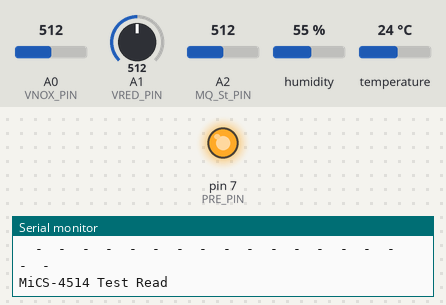
The sketch below on a simulated Arduino Uno, built with avr-gcc and run on an emulated ATmega328P. Parts: output pins drawn as LEDs (lit = HIGH), the last lines printed to the serial monitor. The test bench sets the inputs (shaded band); at power-on: A0 (VNOX_PIN) = 512, A1 (VRED_PIN) = 512, A2 (MQ_St_PIN) = 512, humidity 55 %, temperature 24 °C. The local clock reads 2024-03-15 10:24:30 at power-on unless the sketch sets it; storage starts empty.

Above: at 0.1 s.
At 10.1 s:
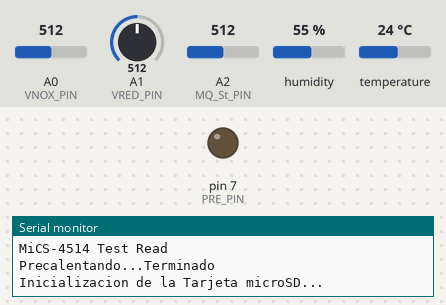
Timing chart, 0 to 11.6 s (numbered marks = the images above):
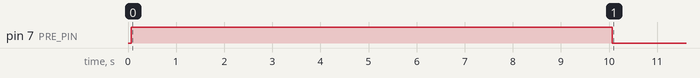

The sketch:

EstacionQA_03test.ino
```cpp
/*Projecto EducaCont -- Estacion de Calidad del Aire
 * Noviembre 2018 -- Manuel Hidalgo -- LeoBot -- @leobotmanuel
 *
 *
 * DS1302, modulo reloj:
 *          CE pin    -> Arduino pin Digital 2
 *          I/O pin   -> Arduino pin Digital 3
 *          SCLK pin  -> Arduino pin Digital 4
 *
 * Sensores conectados a Arduino UNO
 * DTH22 -- pin digital D6
 *
 * MICS-4514 (NO2 y CO)
 *           PRE pin    -> Arduino pin Digital 7    //precalentamiento
 *           NOX        -> Arduino pin Analogico A0   //pin dato de NO2
 *           RED        -> Arduino pin Analogico A1   //pin dato de CO
 *
 *  MQ-St
 *           AO         -> Arduino pin Analogico A2   //pin dato de MQ-St
 *
 * Memoria microSD conectada al bus SPI bus:
 *           MOSI - pin 11
 *           MISO - pin 12
 *           CLK - pin 13
 *           CS - pin 9
 */

// ------------------modulo reloj-----------------------
#include <DS1302.h>
// inicializacion del DS1302  // Init the DS1302
DS1302 rtc(2, 3, 5);
// declaracion objeto Time  // Init a Time-data structure
Time t;

// ----------------- sensor DHT --------------------------
#include <DHT.h>
//Descomentar el tipo de sensor usado // Uncomment whatever type you're using!
//#define DHTTYPE DHT11   // DHT 11
#define DHTTYPE DHT22   // DHT 22  (AM2302), AM2321
//#define DHTTYPE DHT21   // DHT 21 (AM2301)

#define DHTPIN 6            // pin digital de DHT22
DHT dht(DHTPIN, DHTTYPE);   //declaracion del objeto dht

//Variables sensor DHT
float h;    //humedad
float tc;    //Temperatura Celsius
float tf;    //Temperatura Fahrenheit
float hif;  //Sensacion termica Fahrenheit
float hic;  //Sensacion termica Celsius

// ----------------- sensor MICS-4514 NO2 y CO  --------------------------
#define PRE_PIN          7    //precalentamiento
#define VNOX_PIN         A0   //pin dato de NO2
#define VRED_PIN         A1   //pin dato de CO

#define PRE_HEAT_SECONDS 10   //tiempo de precalentamiento

int vnox_value = 0;     //lectura dato de NO2
int vred_value = 0;     //lectura dato de CO

// ----------------- sensor MQ-St  --------------------------
#define MQ_St_PIN          A2    //pin dato de MQ-St

int vmq_st_value = 0;     //lectura dato de MQ-St

// ----------------- microSD  --------------------------
#include <SPI.h>
#include <SD.h>

const int chipSelect = 9;   //pin de seleccion microSD
String datos;               // vaiable datos
//===========================================================================
void setup() {
  Serial.begin(9600);   // inicializacion monitor serie
  Serial.println("Test de sensores Proyecto EducaCont:");
  Serial.println("  -  -  -  -  -  -  -  -  -  -  -  -  -  -  -  -  -  -");

  rtc.halt(false);           //poner el reloj modo run
  rtc.writeProtect(true);   //activado la protección write

  dht.begin();    //inicializar el sensor DHT

  //----- Inicializacion sensor MICS-4514 ----------------
  // Setup preheater pin
  pinMode(PRE_PIN, OUTPUT);

  // Mensaje monitor serie
  Serial.println("MiCS-4514 Test Read");
  Serial.print("Precalentando...");

  // Wait for preheating
  digitalWrite(PRE_PIN, 1);
  delay(PRE_HEAT_SECONDS * 1000);
  digitalWrite(PRE_PIN, 0);
  Serial.println("Terminado");

  //----- Inicializacion sensor MQ-St ----------------
  // necesita entre 12 o 48 de calentamiento ¿? PENDIENTE

  //----- Inicializacion Memoria micoSD ----------------
  Serial.println("Inicializacion de la Tarjeta microSD...");
  // Comprueba que la tarjeta esta conectada
  if (!SD.begin(chipSelect)) {
    Serial.println("Tarjeta microSD no conectada");
    return;
  }
  Serial.println("MicroSD inicializada.");

}

void loop() {
  Serial.println("Test de sensores Proyecto EducaCont:");
  Serial.println("  -  -  -  -  -  -  -  -  -  -  -  -  -  -  -  -  -  -");

  // tomar datos del reloj  // Get data from the DS1302
  t = rtc.getTime();

  Serial.print(t.dow, DEC);
  Serial.print(" - ");
  Serial.print(rtc.getDateStr());
  Serial.print(" - ");
  Serial.println(rtc.getTimeStr());
  Serial.println();

  //------------------------ sensor DHT22 --------------------------------------
  //---------------Lectura temperatura y humedad -------------------------------
  //Reading temperature or humidity takes about 250 milliseconds!
  // Sensor readings may also be up to 2 seconds 'old' (its a very slow sensor)
  h = dht.readHumidity();
  // Read temperature as Celsius (the default)
  tc = dht.readTemperature();
  // Read temperature as Fahrenheit (isFahrenheit = true)
  tf = dht.readTemperature(true);

  // Check if any reads failed and exit early (to try again).
  if (isnan(h) || isnan(tc) || isnan(tf)) {
    Serial.println("Failed to read from DHT sensor!");
    return;
  }
  //-------------- Lectura de la sensasion termica -----------------------------
  // Compute heat index in Fahrenheit (the default)
  hif = dht.computeHeatIndex(tf, h);
  // Compute heat index in Celsius (isFahreheit = false)
  hic = dht.computeHeatIndex(tc, h, false);

  // Escribir datos del DHT22 en el monitor serie
  Serial.print("Humedad: ");
  Serial.print(h);
  Serial.print(" %\t");
  Serial.print("Temperatura: ");
  Serial.print(tc);
  Serial.print(" *C -- ");
  Serial.print(tf);
  Serial.print(" *F\t");
  Serial.print("Sensacion termica: ");
  Serial.print(hic);
  Serial.print(" *C -- ");
  Serial.print(hif);
  Serial.println(" *F");
  Serial.println();

  //------------------------ sensor MICS-4514 ---------------------------
  //------------------------ Lectura NO2 y CO ---------------------------
  // Read analog values, print them out, and wait
  vnox_value = analogRead(VNOX_PIN);
  vred_value = analogRead(VRED_PIN);
  Serial.print("Nivel de NO2, (cod_A/D_Vnox): ");
  Serial.print(vnox_value, DEC);
  Serial.print(" -- Nivel de CO, (cod_A/D_Vred): ");
  Serial.println(vred_value, DEC);
  Serial.println();

  //------------------------ sensor MQ-St ---------------------------
  //------------------------ Lectura MQ-St ---------------------------
  // Read analog values, print them out, and wait
  vmq_st_value = analogRead(MQ_St_PIN);
  Serial.print("Nivel de MQ-St, (cod_A/D_vmq_st_value): ");
  Serial.println(vmq_st_value, DEC);
  Serial.println();

  datos = String (rtc.getDateStr()) + "," + String(rtc.getTimeStr()) + "," + String(h) + "," + String(tc) + "," + String(hic) + "," + String(vnox_value) + "," + String(vred_value) + "," + String(vmq_st_value);
  //------------------------ Memoria microSD -------------------------
  // Abrimos el fichero, si no existe lo crea
  File ficheroDatos = SD.open("datos.txt", FILE_WRITE);

   //Si el fichero esta habilitado, escribe // if the file is available, write to it:
  if (ficheroDatos) {
    ficheroDatos.println(datos);
    ficheroDatos.close();
    // Escribe en el monitor el valor de datos  // print to the serial port too:
    Serial.println(datos);
  }
  // Si no esta abierto, mensaje de error// if the file isn't open, pop up an error:
  else {
    Serial.println("error abriendo datos.txt");
  }

   //Espera 5 segundos ente medidas // Wait a few seconds between measurements.
  delay(5000);
}
```
